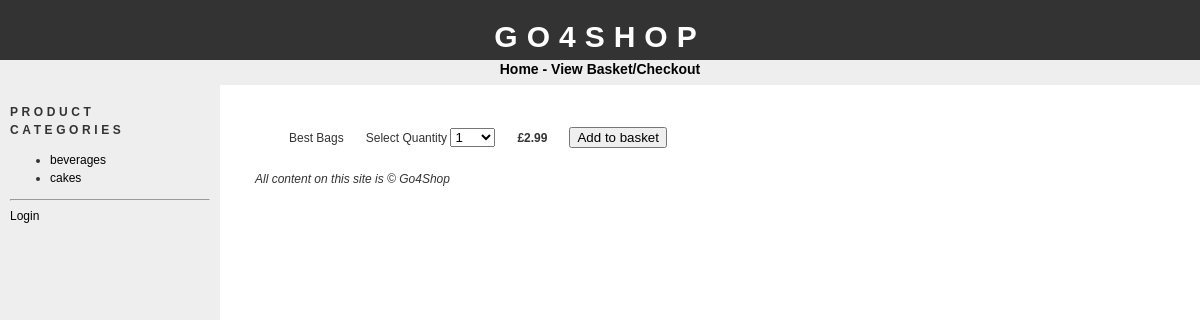
The page /addtobasket.php?id=1 on the database its author committed.
### tables this page shows
CREATE TABLE IF NOT EXISTS `categories` (
  `id` tinyint(4) NOT NULL AUTO_INCREMENT,
  `name` varchar(100) NOT NULL,
  PRIMARY KEY (`id`)
);

CREATE TABLE IF NOT EXISTS `products` (
  `id` int(11) NOT NULL AUTO_INCREMENT,
  `cat_id` tinyint(4) NOT NULL,
  `name` varchar(150) NOT NULL,
  `description` text NOT NULL,
  `image` varchar(30) NOT NULL,
  `price` float NOT NULL,
  PRIMARY KEY (`id`)
);

### config.php (called while the page is built, shortened)
<?php
$config_basedir = "http://localhost/go4shop/";
?>

### addtobasket.php (the view, shortened to what this page needs)
<?php
require("config.php");
$prodsql = "SELECT * FROM products WHERE id = " . $_GET['id'] . ";";
$prodres = mysql_query($prodsql);
$numrows = mysql_num_rows($prodres);
$prodrow = mysql_fetch_assoc($prodres);
if($numrows == 0)
{
header("Location: " . $config_basedir);
}
else
{
if(isset($_POST['submit']))
{
if(isset($_SESSION['SESS_ORDERNUM']))
{
$itemsql = "INSERT INTO orderitems(order_id,product_id, quantity) VALUES(". $_SESSION['SESS_ORDERNUM'] . ", ". $_GET['id'] . ", ". $_POST['amountBox'] . ")";
mysql_query($itemsql) or die(mysql_error());
}
else
{
if(isset($_SESSION['SESS_LOGGEDIN']))
{
$sql = "INSERT INTO orders(customer_id,registered, date) VALUES(". $_SESSION['SESS_USERID'] . ", 1, NOW())";
mysql_query($sql) or die(mysql_error());
$_SESSION['SESS_ORDERNUM'] = mysql_insert_id();
$itemsql = "INSERT INTO orderitems(order_id, product_id, quantity) VALUES(". $_SESSION['SESS_ORDERNUM']. ", " . $_GET['id'] . ", ". $_POST['amountBox'] . ")";
mysql_query($itemsql) or die(mysql_error());
}
else
{
$sql = "INSERT INTO orders(registered,date, session) VALUES(". "0, NOW(), '" . session_id() . "')";
mysql_query($sql) or die(mysql_error());
$_SESSION['SESS_ORDERNUM'] = mysql_insert_id();
$itemsql = "INSERT INTO orderitems(order_id, product_id, quantity) VALUES(". $_SESSION['SESS_ORDERNUM'] . ", " . $_GET['id'] . ", ". $_POST['amountBox'] . ")";
mysql_query($itemsql) or die(mysql_error());
}
}
$totalprice = $prodrow['price'] * $_POST['amountBox'] ;
$updsql = "UPDATE orders SET total = total + ". $totalprice . " WHERE id = ". $_SESSION['SESS_ORDERNUM'] . ";";
mysql_query($updsql) or die(mysql_error());
header("Location: " . $config_basedir . "showcart.php");
}
else
{
require("header.php");
echo "<form action='addtobasket.php?id=". $_GET['id'] . "' method='POST'>";
echo "<table cellpadding='10'>";
echo "<tr>";
if(empty($prodrow['image'])) {
echo "<td><imgsrc='productimages/dummy.jpg' width='50' alt='". $prodrow['name'] . "'></td>";
}
else {
echo "<td>
<img src='productimages/" . $prodrow['image']. "' width='50' alt='" . $prodrow['name']. "'></td>";
}
echo "<td>" . $prodrow['name'] . "</td>";
echo "<td>Select Quantity <select name='amountBox'>";
for($i=1;$i<=100;$i++)
{
echo "<option>" . $i . "</option>";
}
echo "</select></td>";
echo "<td><strong>&pound;". sprintf('%.2f', $prodrow['price']) . "</strong></td>";
echo "<td><input type='submit' name='submit' value='Add to basket'></td>";
echo "</tr>";
echo "</table>";
echo "</form>";
}
}
require("footer.php");
?>

### bar.php
<h1>Product Categories</h1>
<ul>
<?php
$catsql = "SELECT * FROM categories;";
$catres = mysql_query($catsql);
while($catrow = mysql_fetch_assoc($catres))
{
echo "<li><a href='" . $config_basedir. "products.php?id=" . $catrow['id'] . "'>". $catrow['name'] . "</a></li>";
}
?>
</ul>

### css/stylesheet.css (style rules this page uses)
body { font-family: "trebuchet ms", verdana, sans-serif; font-size: 12px; line-height: 1.5em; color: #333; background: #ffffff; margin: 0; padding: 0; text-align: center; width: 100%; }
a:link { text-decoration: none; color: #000; }
#bar h1 { font-size: 12px; text-transform: uppercase; letter-spacing: 0.3em; }

### rows shown on the page
categories: name "beverages"
categories: name "cakes"
products: name "Best Bags", price "2.99"

### other values the page prints
$config_sitename "GO4SHOP"
$config_sitename "Go4Shop"
form field amountBox "1"
